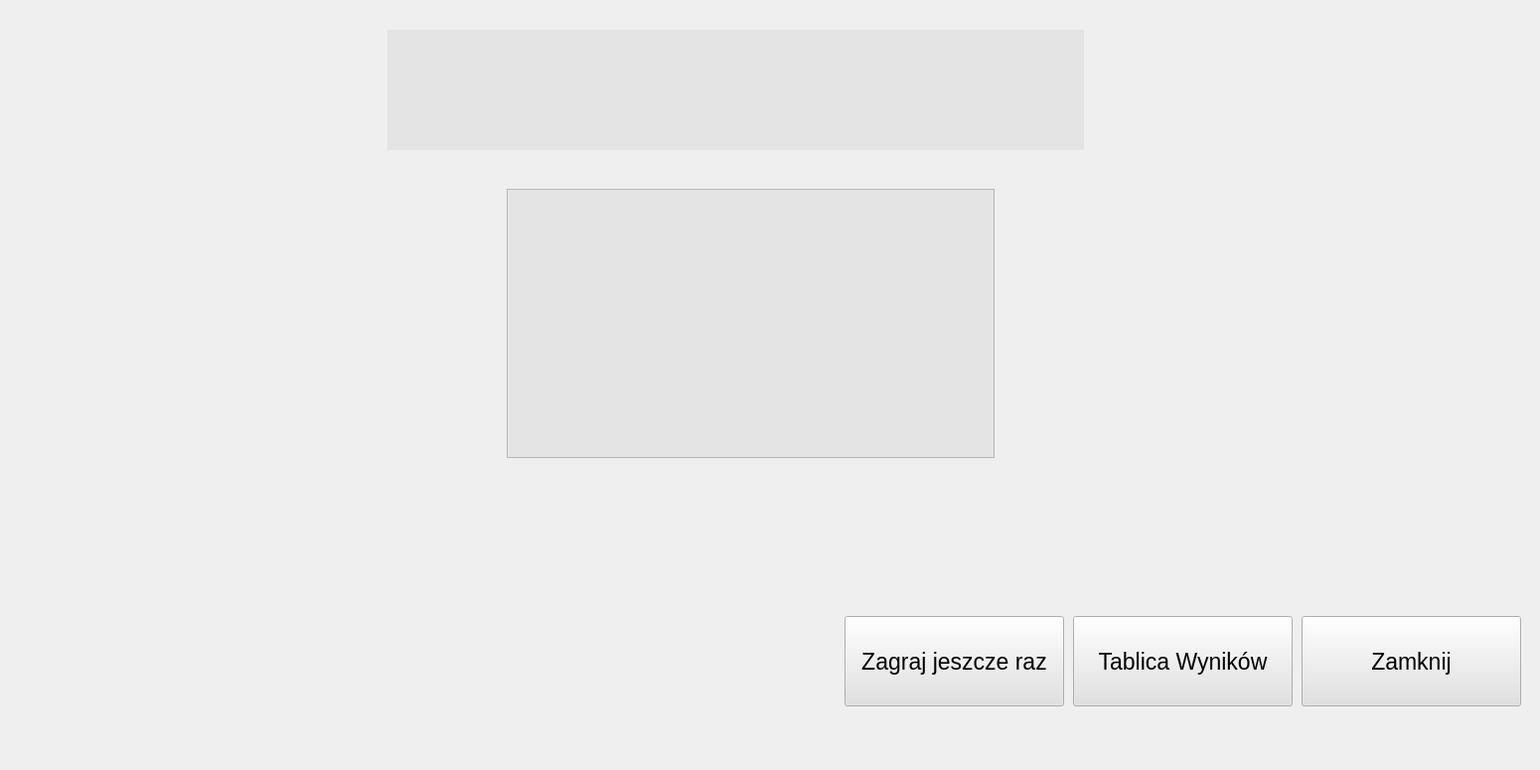
   <widget class="QWidget" name="widget_EG" native="true">
    <property name="geometry">
     <rect>
      <x>0</x>
      <y>0</y>
      <width>1550</width>
      <height>775</height>
     </rect>
    </property>
    <property name="minimumSize">
     <size>
      <width>1550</width>
      <height>775</height>
     </size>
    </property>
    <property name="maximumSize">
     <size>
      <width>1550</width>
      <height>775</height>
     </size>
    </property>
    <property name="styleSheet">
     <string notr="true">QLabel, QTextBrowser#textBrowser_2, QPushButton{
background: none;
background-color: rgba(225, 225, 225, 0.85);
}</string>
    </property>
    <widget class="QLabel" name="label_11">
     <property name="geometry">
      <rect>
       <x>390</x>
       <y>30</y>
       <width>701</width>
       <height>121</height>
      </rect>
     </property>
     <property name="font">
      <font>
       <pointsize>16</pointsize>
      </font>
     </property>
     <property name="text">
      <string/>
     </property>
     <property name="alignment">
      <set>Qt::AlignCenter</set>
     </property>
    </widget>
    <widget class="QPushButton" name="pushButton_EG_3">
     <property name="geometry">
      <rect>
       <x>1310</x>
       <y>620</y>
       <width>221</width>
       <height>91</height>
      </rect>
     </property>
     <property name="font">
      <font>
       <pointsize>17</pointsize>
      </font>
     </property>
     <property name="text">
      <string>Zamknij</string>
     </property>
    </widget>
    <widget class="QPushButton" name="pushButton_EG_2">
     <property name="geometry">
      <rect>
       <x>1080</x>
       <y>620</y>
       <width>221</width>
       <height>91</height>
      </rect>
     </property>
     <property name="font">
      <font>
       <pointsize>17</pointsize>
      </font>
     </property>
     <property name="text">
      <string>Tablica Wyników</string>
     </property>
    </widget>
    <widget class="QPushButton" name="pushButton_EG_1">
     <property name="geometry">
      <rect>
       <x>850</x>
       <y>620</y>
       <width>221</width>
       <height>91</height>
      </rect>
     </property>
     <property name="font">
      <font>
       <pointsize>17</pointsize>
      </font>
     </property>
     <property name="text">
      <string>Zagraj jeszcze raz</string>
     </property>
    </widget>
    <widget class="QTextBrowser" name="textBrowser_2">
     <property name="geometry">
      <rect>
       <x>510</x>
       <y>190</y>
       <width>491</width>
       <height>271</height>
      </rect>
     </property>
    </widget>
   </widget>
